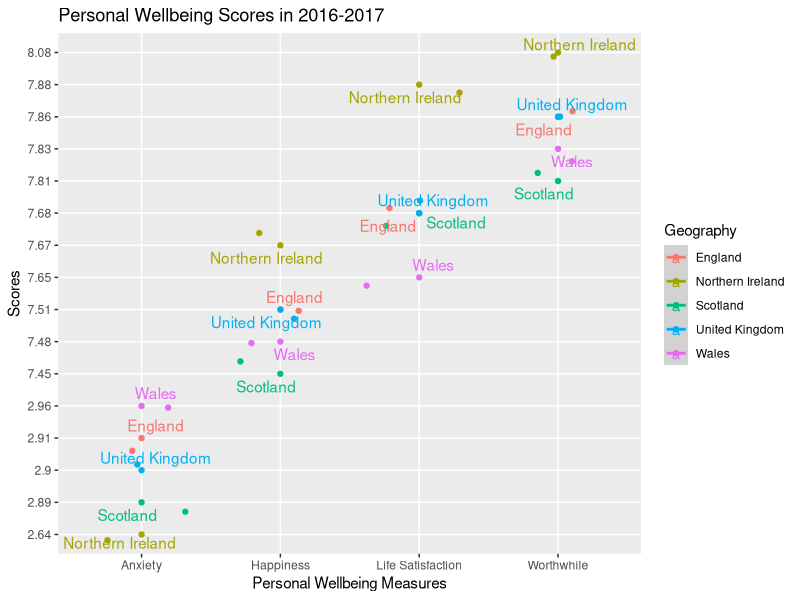
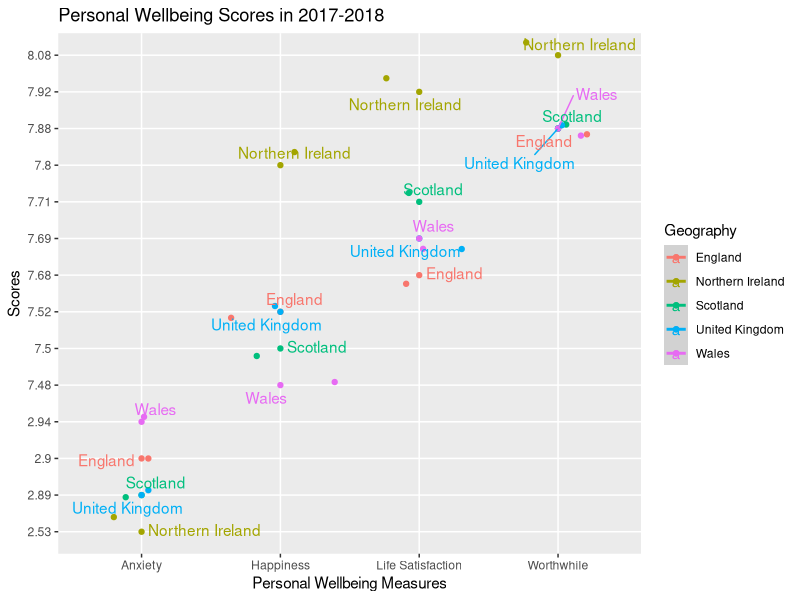
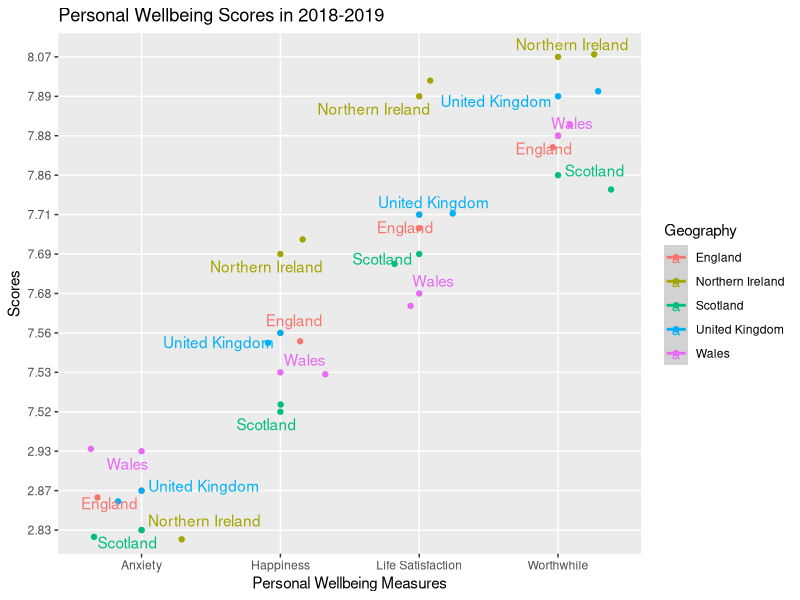
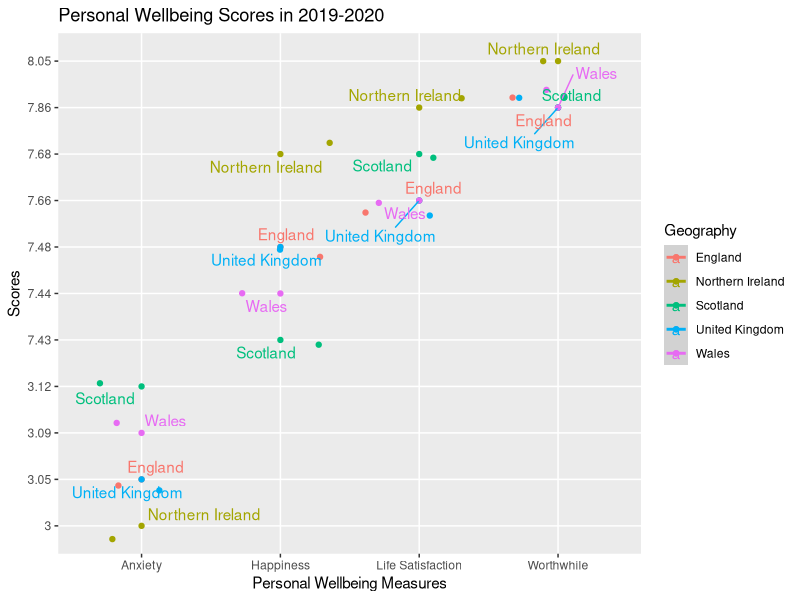
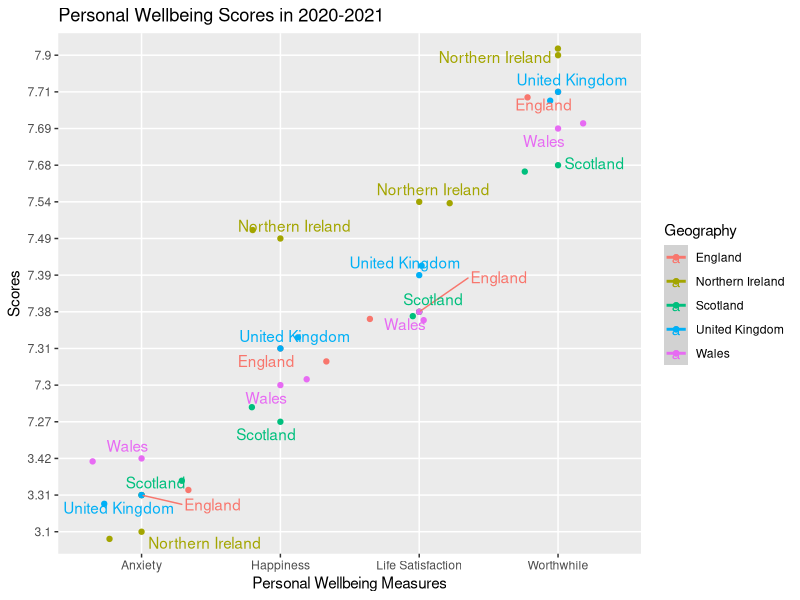
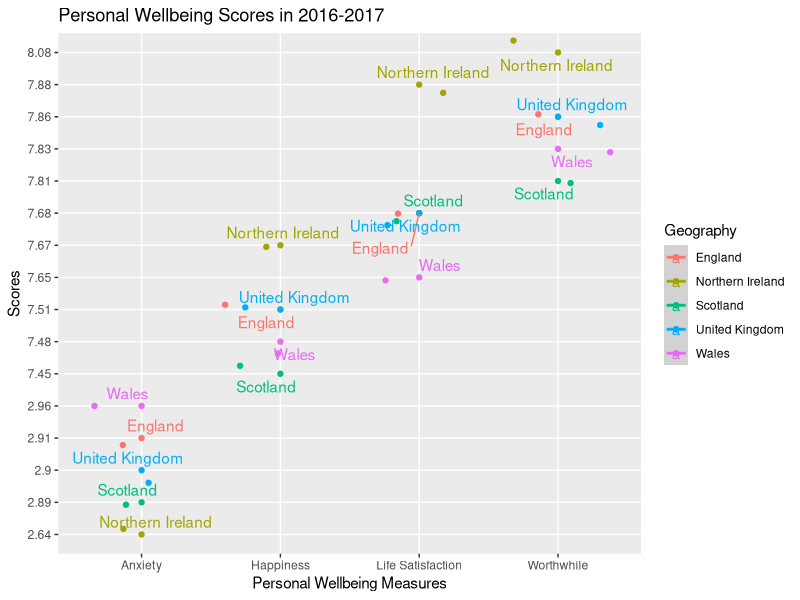
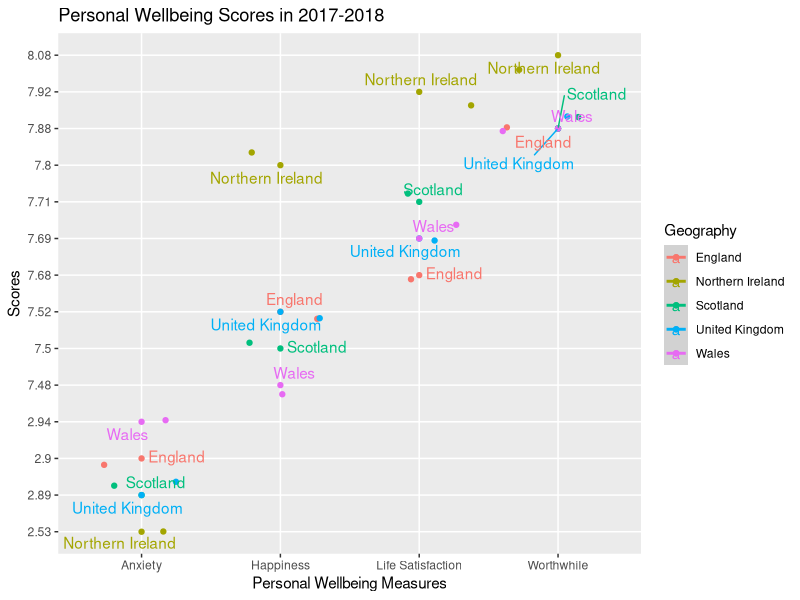
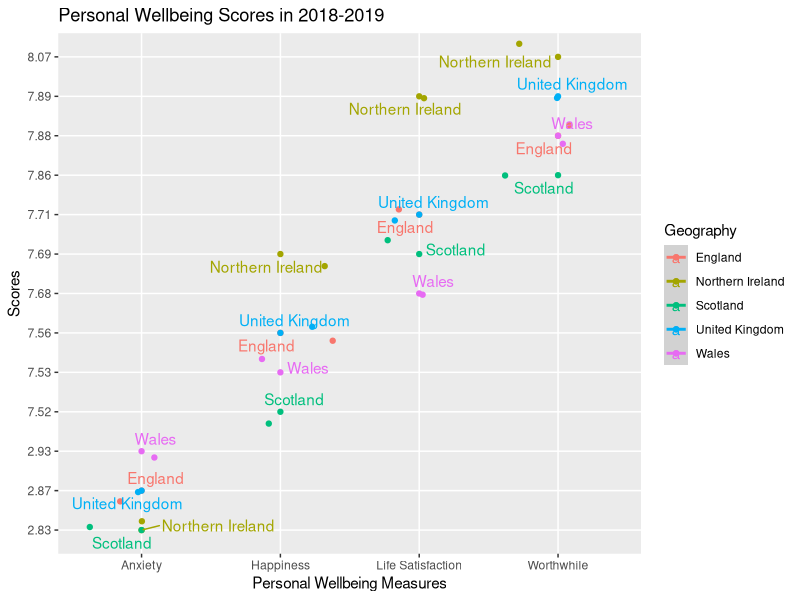

Write R code to recreate these figures, in order.
##activate libraries
library(tidyverse)
library(here)
library(readxl)
library(ggrepel)

##setwd
setwd("C:/Users/Ellie/OneDrive/Documents/onedrive uni/OneDrive/masters/Data managment and visualisation/main_project/")

##opened excel spreadsheet and now stored in a df in R

pwbestlocalauth <- read.csv(here("data", "pwbest_localauth_filtered.csv"))
View(pwbestlocalauth)
head(pwbestlocalauth)

##data wrangling is needed to rename and remove columns that are not necessary for visualisation
#rename: change column/variable names to something short
pwbestlocalauth <- pwbestlocalauth %>% 
  rename(Geography = Title, pwb = X, '2016-17' = X.2, '2017-18' = X.6, '2018-19' = X.10, '2019-20' = X.14, '2020-21' = X.18)

# use select to just look at some columns
pwbestlocalauth <- pwbestlocalauth %>% 
  select(Geography, pwb, '2016-17', '2017-18','2018-19', '2019-20', '2020-21')

#remove rows from dataset
pwbestlocalauth <- pwbestlocalauth[-c(1,2),]

#practice creating a graph for 2016-2017 data

p1617 <- ggplot(data=pwbestlocalauth, mapping = aes(x=pwb,y=`2016-17`,color = Geography))
p1617 + geom_point() + geom_smooth(alpha=0.3, method = 'lm') + labs(x = "Personal Wellbeing Measures",
                                                                 y = "Scores", title = "Personal Wellbeing Scores in 2016-2017") + geom_jitter() + geom_text_repel(aes(label=Geography))
ggsave(here("figs", "2016-17pwbgeog.png"))

#creating graph for 2017-2018 data and other years

p1718 <- ggplot(data=pwbestlocalauth, mapping = aes(x=pwb,y=`2017-18`,color = Geography))
p1718 + geom_point() + geom_smooth(alpha=0.3, method = 'lm') + labs(x = "Personal Wellbeing Measures",
                                                                    y = "Scores", title = "Personal Wellbeing Scores in 2017-2018") + geom_jitter() + geom_text_repel(aes(label=Geography))
ggsave(here("figs", "2017-18pwbgeog.png"))

p1819 <- ggplot(data=pwbestlocalauth, mapping = aes(x=pwb,y=`2018-19`,color = Geography))
p1819 + geom_point() + geom_smooth(alpha=0.3, method = 'lm') + labs(x = "Personal Wellbeing Measures",
                                                                    y = "Scores", title = "Personal Wellbeing Scores in 2018-2019") + geom_jitter() + geom_text_repel(aes(label=Geography))
ggsave(here("figs", "2018-19pwbgeog.png"))

p1920 <- ggplot(data=pwbestlocalauth, mapping = aes(x=pwb,y=`2019-20`,color = Geography))
p1920 + geom_point() + geom_smooth(alpha=0.3, method = 'lm') + labs(x = "Personal Wellbeing Measures",
                                                                    y = "Scores", title = "Personal Wellbeing Scores in 2019-2020") + geom_jitter() + geom_text_repel(aes(label=Geography))
ggsave(here("figs", "2019-20pwbgeog.png"))

p2021 <- ggplot(data=pwbestlocalauth, mapping = aes(x=pwb,y=`2020-21`,color = Geography))
p2021 + geom_point() + geom_smooth(alpha=0.3, method = 'lm') + labs(x = "Personal Wellbeing Measures",
                                                                    y = "Scores", title = "Personal Wellbeing Scores in 2020-2021") + geom_jitter() + geom_text_repel(aes(label=Geography))
ggsave(here("figs", "2020-21pwbgeog.png"))




